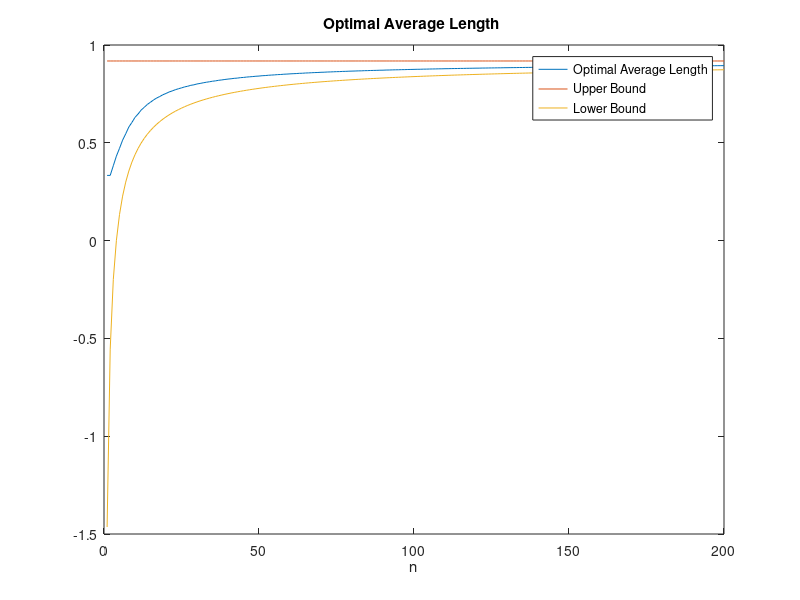

The MATLAB script that drew this image:
clear
p = 1/3;                                    % probability of getting 1 in Bernoulli Distribution
average_length = zeros(1,200);

for n = 1:200
    P = zeros(1,n+1);
    C = zeros(1,n+1);
    for i = 0:n
        P(i+1) = (1-p).^(n-i).*p.^i;        % probability of n+1 classes
        C(i+1) = nchoosek(n,i);             % number of string in each class
    end

    A = C;                                  % testing matrix
    length = zeros(1,n+1);                  % initial length of each class
    remain = 0;                             % remaining number of current bit to assign to  X
    bit = 1;                                % current bit

    for i = 1:n
        if A(i+1) == remain                 % if string in a class equals to remain
            length(i+1) = remain.*(bit-1);  % assign remain to those string in that class
            remain = 0;                     % remain is now 0
        
        elseif A(i+1) < remain              % if string in a class is less than remain
            length(i+1) = A(i+1).*(bit-1);  % assign A slots to those string in that class
            remain = remain - A(i+1);       % remain is now (remain - A)
        
        elseif A(i+1) > remain              % if string in a class is greater than remain
            X = A(i+1) - remain;            % assign those remain to equal number of string in that class
            length(i+1) = length(i+1) + remain.*(bit-1);
        
            % for the rest of the string in that class
            while X>0
                % the rest of the string equal to 2^(current bit)
                if X == 2^bit
                    length(i+1) = length(i+1) + X.*bit;
                    X = 0;
                    bit = bit + 1;
            
                % the rest of the string is less than 2^(current bit)
                elseif X < 2^bit
                    remain = 2^bit - X;
                    length(i+1) = length(i+1) + X.*bit;
                    X = 0;
                    bit = bit + 1;
                
                % the rest of the string is greater than 2^(current bit)
                elseif X > 2^bit
                    length(i+1) = length(i+1) + (2.^bit).*bit;
                    X = X - 2^bit;
                    bit = bit + 1;
                end
            
            end 
        end
    end

    average_length(n) = sum(P.*length)/n;

end

n = 1:1:200;
% entropy
entropy = p.*log2(1/p) + (1-p).*log2(1./(1-p));
upper_bound = entropy + 0*n;
lower_bound = (n*entropy - log2(n*entropy + 1) - log2(exp(1)))./n;

% Plot
plot(average_length)
hold on
plot(n,upper_bound)
hold on
plot(n,lower_bound)
title('Optimal Average Length ')
legend('Optimal Average Length','Upper Bound','Lower Bound')
xlabel('n')